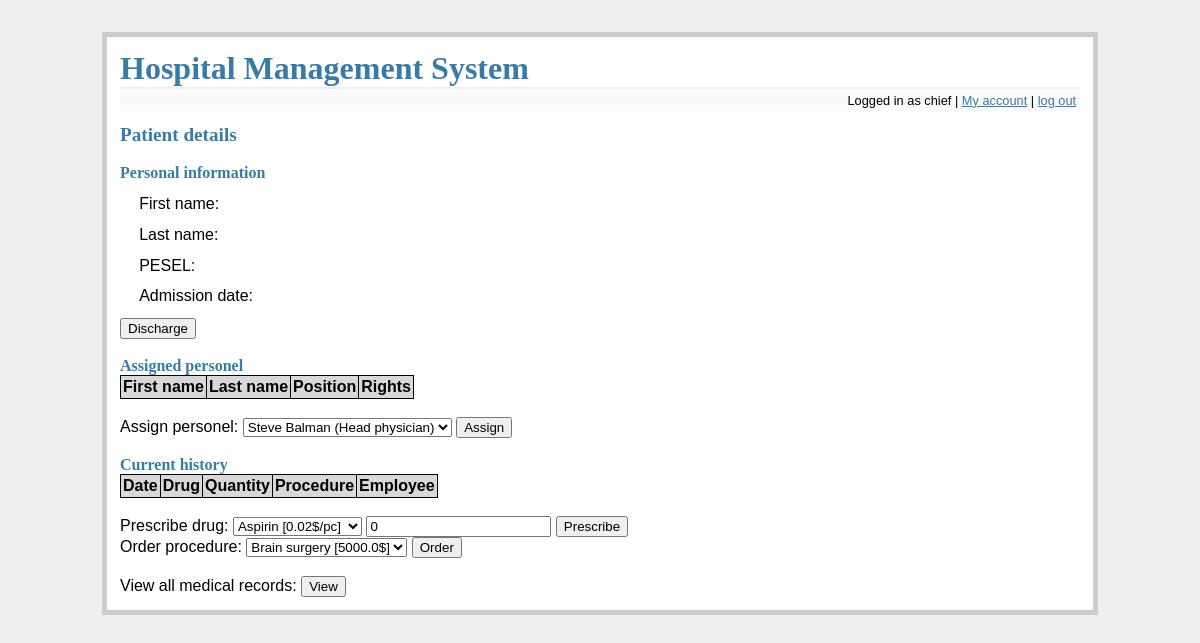
The page /patient_details?patient=54785413486 (signed in) on the database as committed earlier.
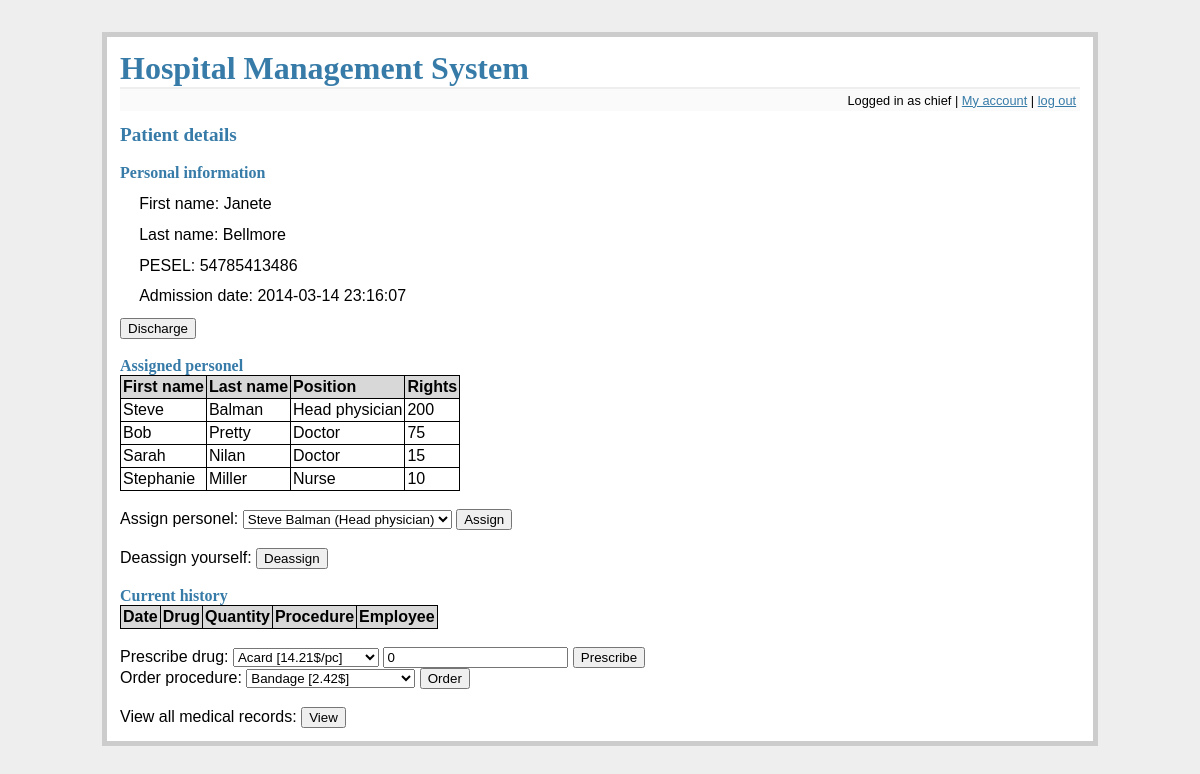
The same page on the database as committed later.
### tables this page shows
CREATE TABLE patients (
    pesel integer primary key,
    fname text not null,
    lname text not null
);

CREATE TABLE files (
    id integer primary key autoincrement,
    patient_pesel integer not null,
    admission_d datetime not null,
    discharge_d datetime,
    foreign key(patient_pesel) references patients(pesel)
);

CREATE TABLE employees (
    id integer primary key autoincrement,
    fname text not null,
    lname text not null,
    login text not null unique,
    password text not null,
    position_id integer not null,
    employment_d date not null,
    salary integer not null,
    rights integer not null,
    foreign key(position_id) references positions(id)
);

CREATE TABLE positions (
    id integer primary key autoincrement,
    name text not null
);

### flaskr.py (the view, shortened to what this page needs)
@app.route('/patient_details', methods=['GET', 'POST'])
def patient_details():
    error = None
    db = get_db()
    position = get_position(db, session['username'])
    if 'logged_in' not in session or not session['logged_in'] or position not in ['Admin', 'Head physician', 'Doctor', 'Nurse']:
        flash('You do not have rights to access this part of website')
        return redirect(url_for('main_screen'))
    if 'patient' not in request.args:
        flash('No patient specified!');
        return redirect(url_for('main_screen'))
    pesel = request.args['patient']
    medical_records = None
    if position in ['Admin', 'Head physician']:
        details = get_patient_details(db, pesel)
    else:
        details = get_patient_details_if_allowed(db, session['username'], pesel)
        if not details:
            flash('You cannot view this record')
            return redirect(url_for('main_screen'))
    personel = get_assigned_personel_for_patient(db, pesel)
    employees = get_all_medical_personel(db)
    deassign = None
    if (is_assigned(db, pesel, session['username'])):
        deassign = True
    discharge = None
    if position in ['Admin', 'Head physician', 'Doctor']:
        discharge = True
    curr_history = get_current_history(db, pesel)
    avail_drugs = get_all_allowed_drugs(db, session['username'])
    avail_procedures = get_all_allowed_procedures(db, session['username'])
    return render_template('patient_details.html', details=details, personel=personel, employees=employees, error=error, deassign=deassign, allowed_discharge=discharge, curr_history=curr_history, avail_drugs=avail_drugs, avail_procedures=avail_procedures, medical_records=medical_records)

### flaskr.py (called while the page is built)
def connect_db():
    rv = sqlite3.connect(app.config['DATABASE'])
    rv.row_factory = sqlite3.Row
    return rv

def get_db():
    if not hasattr(g, 'sqlite_db'):
        g.sqlite_db = connect_db()
    return g.sqlite_db

### tools.py (called while the page is built)
def get_position(db, user):
    cur = db.execute('select p.name from employees as e join positions as p on e.position_id = p.id where e.login = ?', [user])
    res = cur.fetchone()
    return res[0] if res else None

def get_patient_details(db, pesel):
    return db.execute('select p.fname, p.lname, p.pesel, f.admission_d from files f join patients p on f.patient_pesel = p.pesel where f.discharge_d is null and p.pesel = ?', [pesel]).fetchone()

def get_assigned_personel_for_patient(db, pesel):
    cur = db.execute('select e.fname, e.lname, p.name, e.rights from employees e join positions p on p.id = e.position_id join assignments a on a.employee_id = e.id join files f on f.id = a.fil_id join patients pat on f.patient_pesel = pat.pesel where pat.pesel = ? and f.discharge_d is null order by e.rights desc', [pesel])
    return cur.fetchall()

### templates/patient_details.html (shortened to what this page needs)
{% extends "layout.html" %}
{% block body %}
    <h2>Patient details</h2>
    <br/>
    <h3>Personal information</h3>
    <ul class=entries>
    <li>First name: {{ details.fname }}
    <li>Last name: {{ details.lname }}
    <li>PESEL: {{ details.pesel }}
    <li>Admission date: {{ details.admission_d }}
    </ul>
    {% if allowed_discharge %}
    <form action="{{ url_for('discharge', patient=details.pesel) }}" method=post>
        <input type=submit value=Discharge>
    </form>
    {% endif %}
    <br/>
    <h3>Assigned personel</h3>
    <table class=dbtable>
    <tr><td>First name<td>Last name<td>Position<td>Rights
    {% for row in personel %}
        <tr>
        {% for d in row %}
            <td>{{ d }}
        {% endfor %}
        </tr>
    {% endfor %}
    </table>
    <br/>
    <form action="{{ url_for('patient_details', patient=details.pesel) }}" method=post>
        <label>Assign personel:</label>
        <select name=new_personel_id>
        {% for emp in employees %}
        <option value={{ emp[1] }}>{{ emp[0] }}</option>
        {% endfor %}
        </select>
        <input type=submit value=Assign>
    </form>
    {% if deassign %}
        <br/>
        <form action="{{ url_for('patient_details', patient=details.pesel) }}" method=post>
            <label>Deassign yourself:</label>
            <input type=submit value=Deassign>
        </form>
    {% endif %}
    <br/>
    <h3>Current history</h3>
    <table class=dbtable>
    <tr><td>Date<td>Drug<td>Quantity<td>Procedure<td>Employee
    </table>
    <br/>
    <form action="{{ url_for('patient_details', patient=details.pesel) }}" method=post>
        <label>Prescribe drug:</label>
        <select name=presc_drug>
        {% for dr in avail_drugs %}
        <option value={{ dr[0] }}>{{ dr[1] }}</option>
        {% endfor %}
        </select>
        <input type=number step=0.001 name=quantity value=0>
        <input type=submit value=Prescribe>
    </form>
    <form action="{{ url_for('patient_details', patient=details.pesel) }}" method=post>
        <label>Order procedure:</label>
        <select name=ordered_proc>
        {% for pr in avail_procedures %}
        <option value={{ pr[0] }}>{{ pr[1] }}</option>
        {% endfor %}
        </select>
        <input type=submit value=Order>
    </form>
    <br/>
    <form action="{{ url_for('patient_details', patient=details.pesel) }}" method=post>
        <label>View all medical records:</label>
        <input type=submit value=View>
    </form>
{% endblock %}

Rows that differ between the two databases and show on the page:
added patients: fname "Janete", lname "Bellmore", pesel "54785413486"
added files: admission_d "2014-03-14 23:16:07"
now on this page (row edited): employees: fname "Steve", lname "Balman", row "200"
now on this page (row unchanged): positions: name "Head physician"
added employees: fname "Bob", lname "Pretty", row "75"
now on this page (row unchanged): positions: name "Doctor"
now on this page (row edited): employees: fname "Sarah", lname "Nilan", row "15"
now on this page (row edited): employees: fname "Stephanie", lname "Miller", row "10"
now on this page (row unchanged): positions: name "Nurse"
Other text that changed with them:
form field value: (not shown) → "Deassign"
form field presc_drug: "Aspirin [0.02$/pc]" → "Acard [14.21$/pc]"
form field ordered_proc: "Brain surgery [5000.0$]" → "Bandage [2.42$]"
text now shown: "Deassign yourself:"
